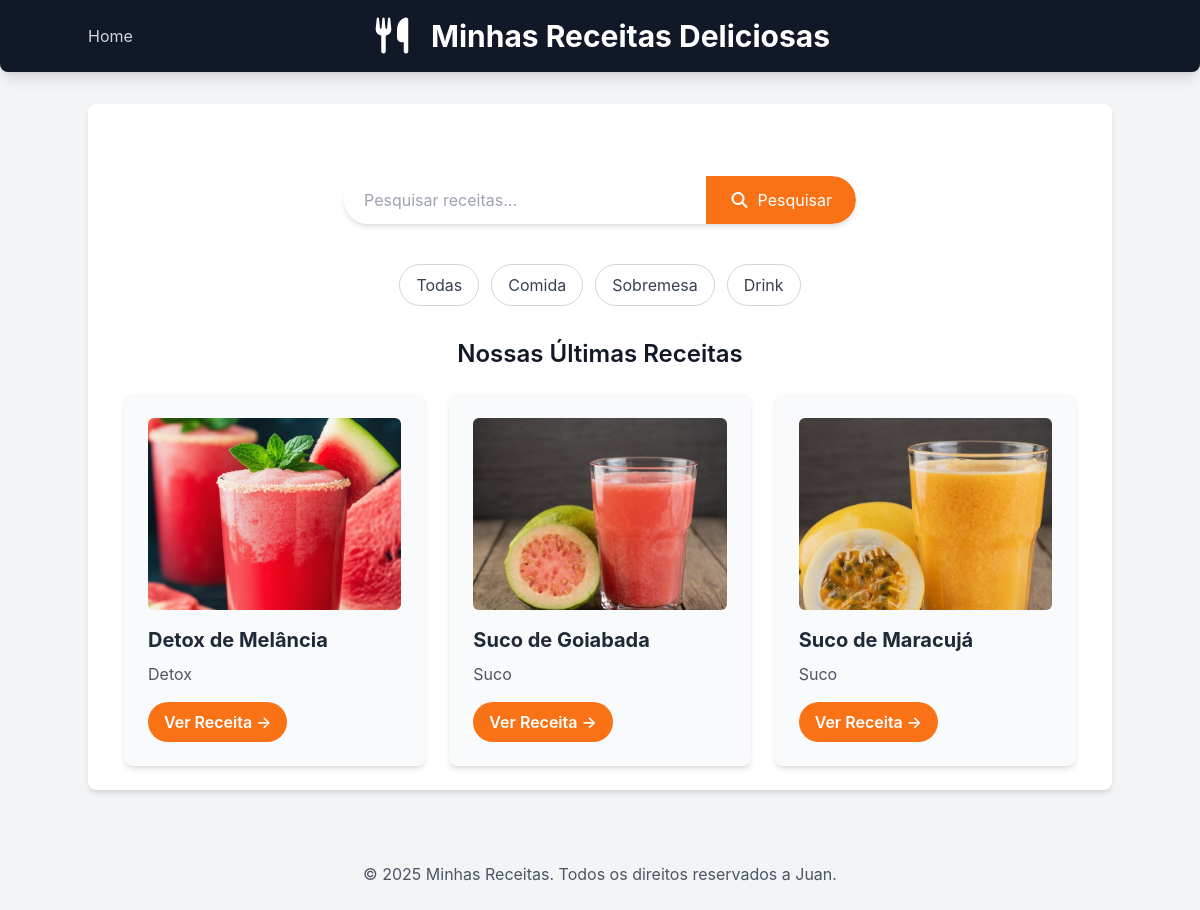
Page /receitas/?categoria=drink on the committed database.
### receitas/models.py (models this page shows, shortened)
class Receita(models.Model):
    CATEGORIAS = [
        ('comida', 'Comida'),
        ('sobremesa', 'Sobremesa'),
        ('drink', 'Drink'),
    ]
    title = models.CharField("Título", max_length=200)
    description = models.TextField("Descrição")
    ingredients = models.TextField("Ingredientes")
    instructions = models.TextField("Modo de preparo")
    image = models.ImageField(
        "Imagem",
        upload_to='receitas/images',
        blank=True,
        null=True
    )
    categoria = models.CharField(
        "Categoria",
        max_length=20,
        choices=CATEGORIAS,
        default='comida'
    )
    created_at = models.DateTimeField(auto_now_add=True)
    updated_at = models.DateTimeField(auto_now=True)
    class Meta:
        verbose_name = "Receita"
        verbose_name_plural = "Receitas"
        ordering = ['-created_at']

### receitas/views.py (the view)
# urls.py: 2. Add a URL to urlpatterns:  path('', views.home, name='home')
def home(request):
    categoria_slug = request.GET.get('categoria')
    categorias_choices = [choice[0] for choice in Receita.CATEGORIAS]
    if categoria_slug:
        receitas = Receita.objects.filter(categoria=categoria_slug)
        categorias_selecionada = categoria_slug
    else:
        receitas = Receita.objects.all()
        categorias_selecionada = None
    return render(request, 'receitas/home.html', {
        'receitas': receitas,
        'categorias': categorias_choices,
        'categoria_selecionada': categorias_selecionada,
    })

### receitas/templates/receitas/home.html (shortened to what this page needs)
{% extends "receitas/base.html" %}
{% block content %}
<section class="container mx-auto mt-8 p-4 flex justify-center">
    <form method="get" action="{% url 'pesquisar_receitas' %}" class="w-full max-w-lg flex bg-white rounded-full shadow-md overflow-hidden">
        <input
            type="text"
            name="q"
            placeholder="Pesquisar receitas..."
            class="flex-grow p-3 text-gray-700 focus:outline-none focus:ring-2 focus:ring-orange-500 rounded-l-full pl-5">
        <button type="submit" class="bg-orange-500 hover:bg-orange-600 text-white p-3 px-6 rounded-r-full transition duration-300 ease-in-out flex items-center justify-center">
            <i class="fas fa-search mr-2"></i> Pesquisar
        </button>
    </form>
</section>
<div class="flex justify-center gap-3 mt-6">
    <a href="{% url 'home' %}"
       class="px-4 py-2 rounded-full border border-gray-300 text-gray-700 hover:bg-orange-500 hover:text-white transition">
       Todas
    </a>
    <a href="{% url 'home' %}?categoria=comida"
       class="px-4 py-2 rounded-full border border-gray-300 text-gray-700 hover:bg-orange-500 hover:text-white transition">
       Comida
    </a>
    <a href="{% url 'home' %}?categoria=sobremesa"
       class="px-4 py-2 rounded-full border border-gray-300 text-gray-700 hover:bg-orange-500 hover:text-white transition">
       Sobremesa
    </a>
    <a href="{% url 'home' %}?categoria=drink"
       class="px-4 py-2 rounded-full border border-gray-300 text-gray-700 hover:bg-orange-500 hover:text-white transition">
       Drink
    </a>
</div>
<h2 class="text-2xl font-semibold mb-6 text-center mt-8">Nossas Últimas Receitas</h2>
<div class="flex flex-wrap justify-center gap-6">
    {% for receita in receitas %}
        <div class="w-full sm:w-[calc(50%-1.5rem)] lg:w-[calc(33.333%-1.5rem)] bg-gray-50 p-6 rounded-lg shadow-md hover:shadow-lg transition-shadow duration-300 ease-in-out">
            {% if receita.image %}
                <img src="{{ receita.image.url }}" alt="Imagem de {{ receita.title }}" class="w-full h-48 object-cover rounded-md mb-4">
            {% endif %}
            <h3 class="text-xl font-bold mb-2 text-gray-800">{{ receita.title }}</h3>
            <p class="text-gray-600 mb-4">{{ receita.description|truncatewords:20 }}</p>
            <a href="{% url 'receita_detail' receita.id %}" class="inline-block bg-orange-500 hover:bg-orange-600 text-white font-semibold py-2 px-4 rounded-full transition-colors duration-300">
                Ver Receita &rarr;
            </a>
        </div>
    {% empty %}
        <p class="text-center text-gray-500 col-span-full">Nenhuma receita encontrada.</p>
    {% endfor %}
</div>
{% endblock %}

### receitas/templates/receitas/base.html (style rules this page uses)
body { font-family: 'Inter', sans-serif; }

### rows in the picture
Receita: image (picture), title "Detox de Melância", description "Detox"
Receita: image (picture), title "Suco de Goiabada", description "Suco"
Receita: image (picture), title "Suco de Maracujá", description "Suco"
